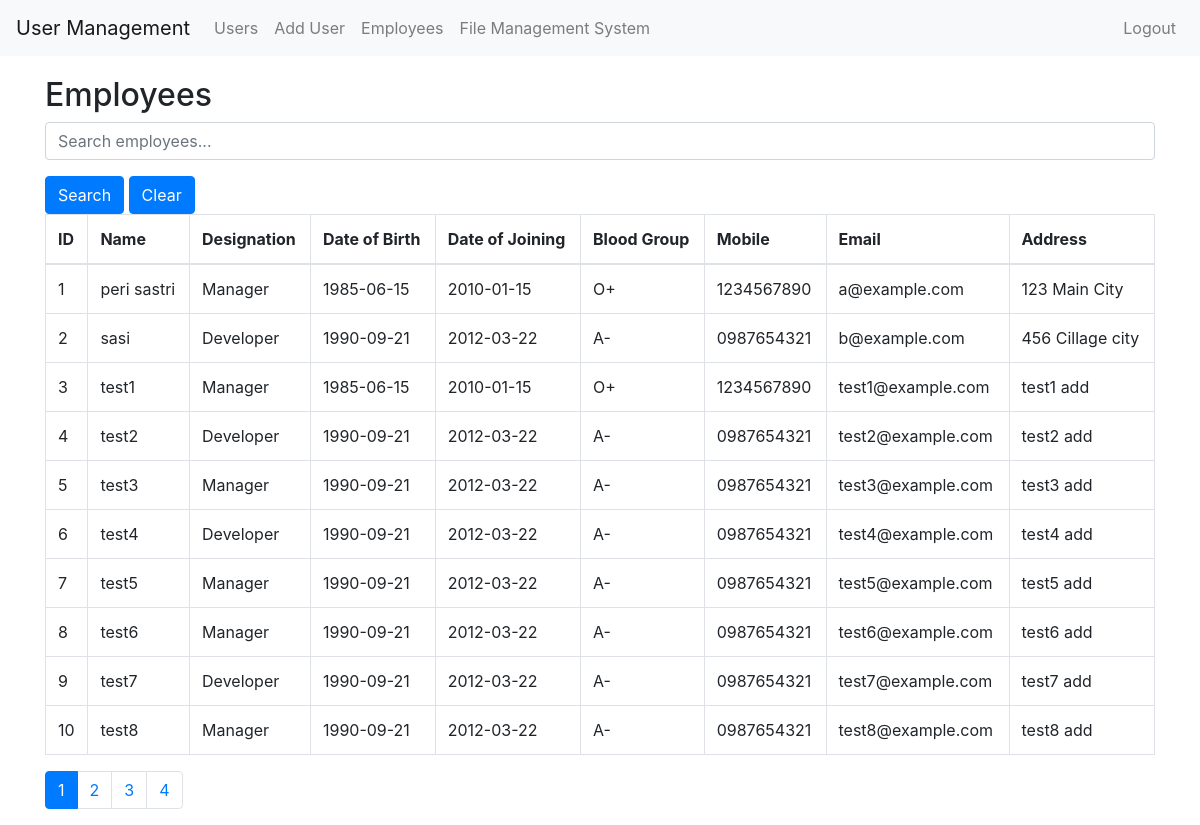
The page /employees.php (signed in) on the database its author committed.
### tables this page shows
CREATE TABLE `employees` (
  `id` int(11) NOT NULL,
  `employee_name` varchar(100) NOT NULL,
  `designation` varchar(100) NOT NULL,
  `date_of_birth` date NOT NULL,
  `date_of_joining` date NOT NULL,
  `blood_group` varchar(3) NOT NULL,
  `mobile` varchar(15) NOT NULL,
  `email` varchar(100) NOT NULL,
  `address` text NOT NULL
);

### User.php (called while the page is built, shortened)
<?php
class User
{
    private $conn;
    public function __construct($db)
    {
        $this->conn = $db;
    }
    public function fetchEmployees($search, $offset, $limit)
    {
        $sql = "SELECT * FROM employees WHERE
                    employee_name LIKE :search OR
                    designation LIKE :search OR
                    date_of_birth LIKE :search OR
                    date_of_joining LIKE :search OR
                    blood_group LIKE :search OR
                    mobile LIKE :search OR
                    email LIKE :search OR
                    address LIKE :search
                LIMIT :offset, :limit";
        $stmt = $this->conn->prepare($sql);
        $stmt->bindValue(':search', "%$search%", PDO::PARAM_STR);
        $stmt->bindValue(':offset', $offset, PDO::PARAM_INT);
        $stmt->bindValue(':limit', $limit, PDO::PARAM_INT);
        $stmt->execute();
        return $stmt->fetchAll(PDO::FETCH_ASSOC);
    }
    public function countEmployees($search)
    {
        $sql = "SELECT COUNT(id) FROM employees WHERE
                    employee_name LIKE :search OR
                    designation LIKE :search OR
                    date_of_birth LIKE :search OR
                    date_of_joining LIKE :search OR
                    blood_group LIKE :search OR
                    mobile LIKE :search OR
                    email LIKE :search OR
                    address LIKE :search";
        $stmt = $this->conn->prepare($sql);
        $stmt->bindValue(':search', "%$search%", PDO::PARAM_STR);
        $stmt->execute();
        return $stmt->fetchColumn();
    }
}
?>

### employees.php (the view, shortened to what this page needs)
<?php
include_once 'User.php';
$search = '';
$limit = 10;
if (isset($_GET["page"])) {
    $page = $_GET["page"];
} else {
    $page = 1;
}
$offset = ($page - 1) * $limit;
$database = new Database();
$db = $database->getConnection();
$user = new User($db);
$employees = $user->fetchEmployees($search, $offset, $limit);
$total_records = $user->countEmployees($search);
$total_pages = ceil($total_records / $limit);
?>
<!DOCTYPE html>
<html lang="en">
<head>
<link rel="stylesheet" href="https://stackpath.bootstrapcdn.com/bootstrap/4.5.2/css/bootstrap.min.css">
</head>
<body>
	<nav class="navbar navbar-expand-lg navbar-light bg-light">
		<a class="navbar-brand" href="#">User Management</a>
		<div class="collapse navbar-collapse" id="navbarNav">
			<ul class="navbar-nav">
				<li class="nav-item"><a class="nav-link" href="admin_dashboard.php">Users</a>
				</li>
				<li class="nav-item"><a class="nav-link" href="add_userform.php">Add
						User</a></li>
				<li class="nav-item"><a class="nav-link" href="employees.php">Employees</a>
				</li>
				<li class="nav-item"><a class="nav-link" href="file_upload.php">File
						Management System</a></li>
			</ul>
			<ul class="navbar-nav ml-auto">
				<li class="nav-item"><a class="nav-link" href="logout.php">Logout</a>
				</li>
			</ul>
		</div>
	</nav>
	<div class="container">
		<h2>Employees</h2>
		<form method="get" action="employees.php">
			<div class="form-group">
				<input type="text" class="form-control" name="search"
					placeholder="Search employees..."
					value="<?php echo htmlspecialchars($search); ?>">
			</div>
			<button type="submit" class="btn btn-primary">Search</button>
			<button type="button"
				onClick="window.location.href = 'employees.php';"
				class="btn btn-primary">Clear</button>
		</form>
		<table class="table table-bordered">
			<thead>
				<tr>
					<th>ID</th>
					<th>Name</th>
					<th>Designation</th>
					<th>Date of Birth</th>
					<th>Date of Joining</th>
					<th>Blood Group</th>
					<th>Mobile</th>
					<th>Email</th>
					<th>Address</th>
				</tr>
			</thead>
			<tbody>
                <?php if (count($employees) > 0) { ?>
                    <?php foreach ($employees as $employee) { ?>
                        <tr>
					<td><?php echo $employee['id']; ?></td>
					<td><?php echo $employee['employee_name']; ?></td>
					<td><?php echo $employee['designation']; ?></td>
					<td><?php echo $employee['date_of_birth']; ?></td>
					<td><?php echo $employee['date_of_joining']; ?></td>
					<td><?php echo $employee['blood_group']; ?></td>
					<td><?php echo $employee['mobile']; ?></td>
					<td><?php echo $employee['email']; ?></td>
					<td><?php echo $employee['address']; ?></td>
				</tr>
                    <?php } ?>
                <?php } else {?>
                    <tr>
					<td colspan="9">No employees found</td>
				</tr>
                <?php } ?>
            </tbody>
		</table>
		<nav aria-label="Page navigation example">
			<ul class="pagination">
                <?php for ($i = 1; $i <= $total_pages; $i++) { ?>
                    <li
					class="page-item <?php if ($i == $page) echo 'active'; ?>"><a
					class="page-link"
					href="employees.php?page=<?php echo $i; ?>&search=<?php echo urlencode($search); ?>"><?php echo $i; ?></a>
				</li>
                <?php } ?>
            </ul>
		</nav>
	</div>
</body>
</html>

### employees.php (style rules this page uses)
.container { margin-top: 20px; }

### rows shown on the page
employees: id "1", employee_name "peri sastri", designation "Manager", date_of_birth "1985-06-15", date_of_joining "2010-01-15", blood_group "O+", mobile "1234567890", email "a@example.com", address "123 Main City"
employees: id "2", employee_name "sasi", designation "Developer", date_of_birth "1990-09-21", date_of_joining "2012-03-22", blood_group "A-", mobile "0987654321", email "b@example.com", address "456 Cillage city"
employees: id "3", employee_name "test1", designation "Manager", date_of_birth "1985-06-15", date_of_joining "2010-01-15", blood_group "O+", mobile "1234567890", email "test1@example.com", address "test1 add"
employees: id "4", employee_name "test2", designation "Developer", date_of_birth "1990-09-21", date_of_joining "2012-03-22", blood_group "A-", mobile "0987654321", email "test2@example.com", address "test2 add"
employees: id "5", employee_name "test3", designation "Manager", date_of_birth "1990-09-21", date_of_joining "2012-03-22", blood_group "A-", mobile "0987654321", email "test3@example.com", address "test3 add"
employees: id "6", employee_name "test4", designation "Developer", date_of_birth "1990-09-21", date_of_joining "2012-03-22", blood_group "A-", mobile "0987654321", email "test4@example.com", address "test4 add"
employees: id "7", employee_name "test5", designation "Manager", date_of_birth "1990-09-21", date_of_joining "2012-03-22", blood_group "A-", mobile "0987654321", email "test5@example.com", address "test5 add"
employees: id "8", employee_name "test6", designation "Manager", date_of_birth "1990-09-21", date_of_joining "2012-03-22", blood_group "A-", mobile "0987654321", email "test6@example.com", address "test6 add"
employees: id "9", employee_name "test7", designation "Developer", date_of_birth "1990-09-21", date_of_joining "2012-03-22", blood_group "A-", mobile "0987654321", email "test7@example.com", address "test7 add"
employees: id "10", employee_name "test8", designation "Manager", date_of_birth "1990-09-21", date_of_joining "2012-03-22", blood_group "A-", mobile "0987654321", email "test8@example.com", address "test8 add"
